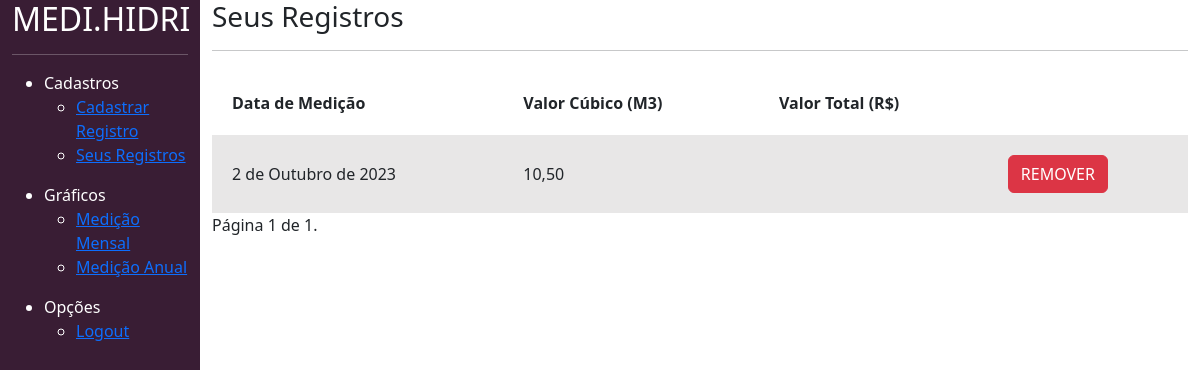
The app's page /divulgar/seus_registros/?page=2 (signed in), older data.
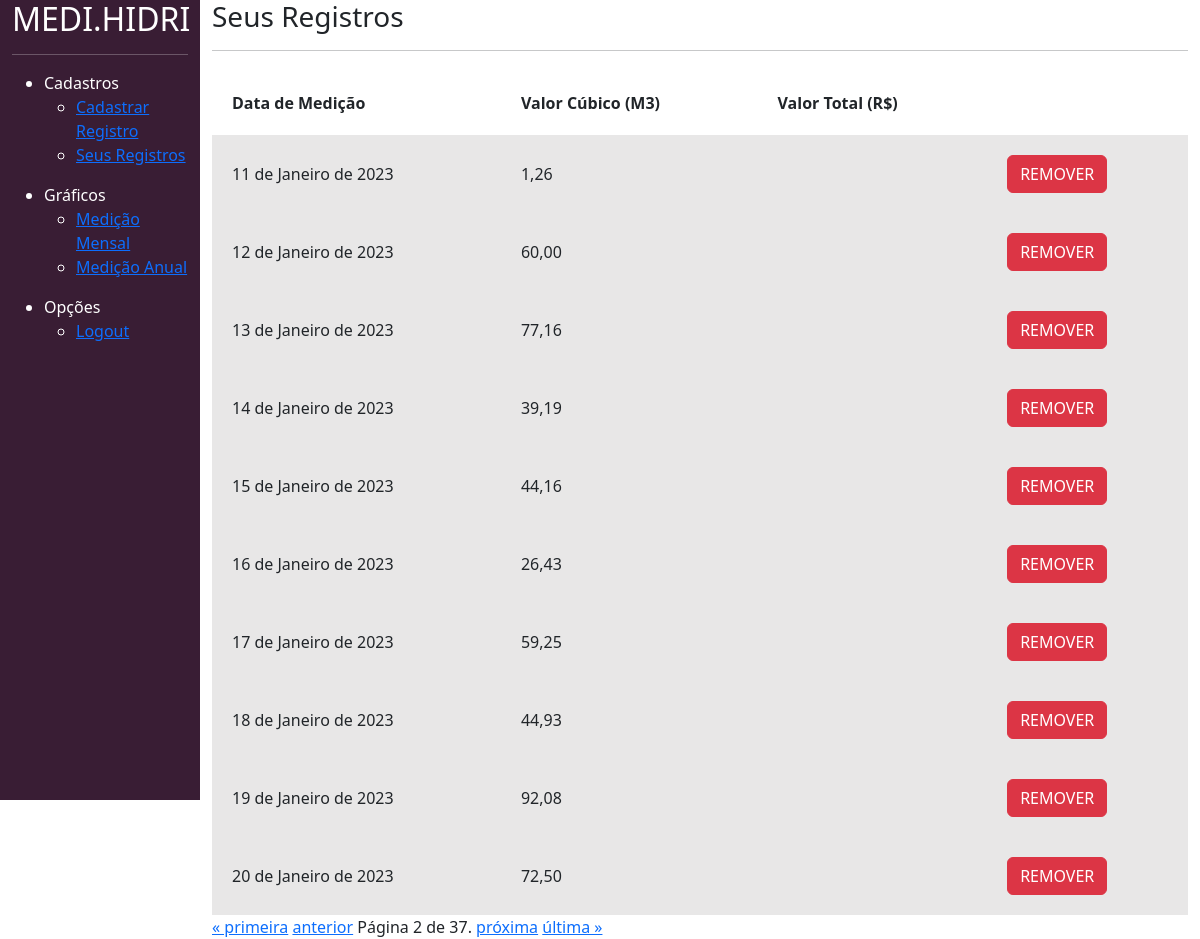
The same page, newer data.
### divulgar/models.py (models this page shows)
class Medicao(models.Model):
    usuario = models.ForeignKey(User, on_delete=models.DO_NOTHING)
    dt      = models.DateField(default=datetime.now)
    m3      = models.FloatField()
    total   = models.FloatField()

### divulgar/views.py (the view)
# urls.py: path('seus_registros/', views.seus_registros, name="seus_registros"),
@login_required
def seus_registros(request):
    if request.method == "GET":
        medicao = Medicao.objects.filter(usuario=request.user).order_by('dt')
        paginator = Paginator(medicao, 10)  # 10 itens por página
        page_number = request.GET.get('page')
        page = paginator.get_page(page_number)
        brazilian_locale = babel.Locale('pt_BR')
        for m in page:
            m.m3_formatado = "{:.2f}".format(decimal.Decimal(m.m3)).replace('.', ',')
            m.total_formatado = numbers.format_currency(m.total, 'BRL', locale=brazilian_locale)
        return render(request, 'seus_registros.html', {'medicao': page})

### divulgar/templates/seus_registros.html (shortened to what this page needs)
{% load static %}
<!doctype html>
<html lang="pt-BR">
<head>
    <link href="https://cdn.jsdelivr.net/npm/bootstrap@5.3.0-alpha1/dist/css/bootstrap.min.css" rel="stylesheet">
    <link href="{% static 'usuarios/css/cadastro.css' %}" rel="stylesheet">
    <link href="{% static 'divulgar/css/seus_registros.css' %}" rel="stylesheet">
</head>
<body>
<div class="container-fluid">
    <div class="row">
        <div class="col-md-2 bg-side sidebar">
            <h2>MEDI.HIDRI</h2>
            <hr>
            <ul>
                <li>Cadastros</li>
                <ul>
                    <li><a href="{% url 'novo_registro' %}" rel="stylesheet"> Cadastrar Registro </a></li>
                </ul>
                <ul>
                    <li><a href="{% url 'seus_registros' %}" rel="stylesheet"> Seus Registros </a></li>
                </ul>
            </ul>
            <ul>
                <li>Gráficos</li>
                <ul>
                    <li><a href="{% url 'dashboard' %}" rel="stylesheet"> Medição Mensal </a></li>
                </ul>
                <ul>
                    <li><a href="{% url 'dashboard_totalizado' %}" rel="stylesheet"> Medição Anual </a></li>
                </ul>
            </ul>
            <ul>
                <li>Opções</li>
                <ul>
                    <li><a href="{% url 'sair' %}" rel="stylesheet"> Logout </a></li>
                </ul>
            </ul>
        </div>
        <div class="col-md">
            <div class="wrapper">
                <div class="box width80">
                    <h3 class="font-vinho">Seus Registros</h3>
                    <hr>
                    <table class="tabela" cellpadding="20">
                        <tr>
                            <th>Data de Medição</th>
                            <th>Valor Cúbico (M3)</th>
                            <th>Valor Total (R$)</th>
                        </tr>
                        {% for medicao in medicao %}
                            <tr class="tabela-linha">
                                <td>{{ medicao.dt }}</td>
                                <td>{{ medicao.m3_formatado }}</td>
                                <td>{{ medicao.total_formatado }}</td>
                                <td>
                                    <a href="{% url 'remover_registro' medicao.id %}" class="btn btn-danger">REMOVER</a>
                                </td>
                            </tr>
                        {% endfor %}
                    </table>
                </div>
            </div>
            <div class="pagination">
            <span class="step-links">
                {% if medicao.has_previous %}
                    <a href="?page=1">&laquo; primeira</a>
                    <a href="?page={{ medicao.previous_page_number }}">anterior</a>
                {% endif %}
                <span class="current">
                    Página {{ medicao.number }} de {{ medicao.paginator.num_pages }}.
                </span>
                {% if medicao.has_next %}
                    <a href="?page={{ medicao.next_page_number }}">próxima</a>
                    <a href="?page={{ medicao.paginator.num_pages }}">última &raquo;</a>
                {% endif %}
            </span>
        </div>
        </div>
    </div>
</div>
</body>
</html>

Row changes from the older to the newer data that the page shows:
removed Medicao: dt "2 de Outubro de 2023", m3_formatado "10,50"
added Medicao: dt "11 de Janeiro de 2023", m3_formatado "1,26"
added Medicao: dt "12 de Janeiro de 2023", m3_formatado "60,00"
added Medicao: dt "13 de Janeiro de 2023", m3_formatado "77,16"
added Medicao: dt "14 de Janeiro de 2023", m3_formatado "39,19"
added Medicao: dt "15 de Janeiro de 2023", m3_formatado "44,16"
added Medicao: dt "16 de Janeiro de 2023", m3_formatado "26,43"
added Medicao: dt "17 de Janeiro de 2023", m3_formatado "59,25"
added Medicao: dt "18 de Janeiro de 2023", m3_formatado "44,93"
added Medicao: dt "19 de Janeiro de 2023", m3_formatado "92,08"
added Medicao: dt "20 de Janeiro de 2023", m3_formatado "72,50"
Text that changed along with them:
{{ medicao.number }}: "1" → "2"
{{ medicao.paginator.num_pages }}: "1" → "37"
text now shown: "« primeira anterior próxima última »"
